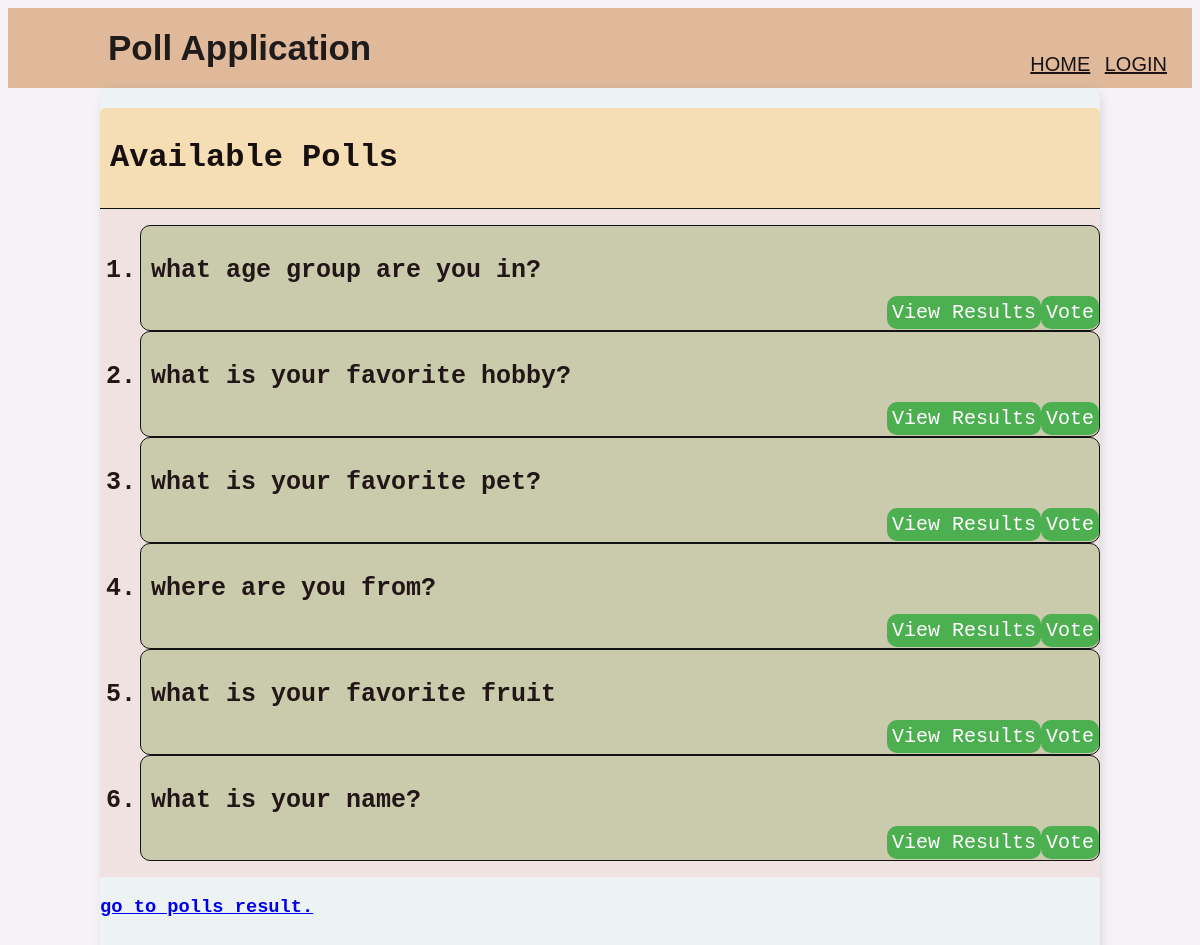
The page / on the database its author committed.
### polls/models.py (models this page shows)
class Question(models.Model):
    question_text = models.CharField(max_length=200)
    pub_date = models.DateTimeField(auto_now_add= True)

### polls/views.py (the view)
# urls.py: path('', views.IndexView.as_view(), name='index'),
class IndexView(generic.ListView):
    template_name = 'polls/index.html'
    context_object_name = 'latest_question_list'
    def get_queryset(self):
        return Question.objects.order_by('-pub_date')[:10]

### polls/templates/polls/index.html
{% extends 'polls/base.html' %} {% block content %}
{% if latest_question_list %}
<div class="header-bar">
        <h1>Available Polls</h1>
</div>
<div id="questionlist" class="quest-wrapper">
    <ol>
    {% for question in latest_question_list %}
    <div id="quest"> <b><li>{{ question.question_text }}</li></b>
        <span class ='button_a'>
            <a id = 'button' href="{% url 'polls:detail' question.id %}" class="btn ">Vote</a> &nbsp;
            <a id = 'button' href="{% url 'polls:results' question.id %}" class="btn_a">View Results</a> &nbsp;
        </span>
    </div>
    {% endfor %}
    </ol>
</div>
{% else %}
    <p>No polls are available.</p>
{% endif %}
<h3><a href="{%url 'polls:bonus' %}"> go to polls result. </a> </h3>
{% endblock content %}

### polls/templates/polls/base.html (style rules this page uses)
body { background-color: rgb(245, 243, 245); font-family: "courier new", monospace; padding-top: 0px; }
.header-bar { justify-content: space-between; color: rgb(24, 16, 16); padding: 10px; border-radius: 5px 5px 0 0; background:wheat; }
#quest { background-color: #cacaac; color: rgb(34, 22, 22); font-size: 25px; border: #121314 1px solid; padding-left: 10px; border-radius: 10px; padding-bottom: 5px; }
.quest-wrapper { align-items: center; justify-content: space-between; background-color: rgb(241, 226, 226); border-top: 1px solid #121314; overflow: hidden; }
#button { float: right; background-color: #4CAF50; border-radius: 10px; color: white; padding: 5px 5px; text-align: center; text-decoration: none; display: inline-block; font-size: 20px; }
.btn_a { background-color: blue; }
b li { line-height: 50px; padding-top: 20px; }

### rows shown on the page
Question: question_text "what age group are you in?"
Question: question_text "what is your favorite hobby?"
Question: question_text "what is your favorite pet?"
Question: question_text "where are you from?"
Question: question_text "what is your favorite fruit"
Question: question_text "what is your name?"
